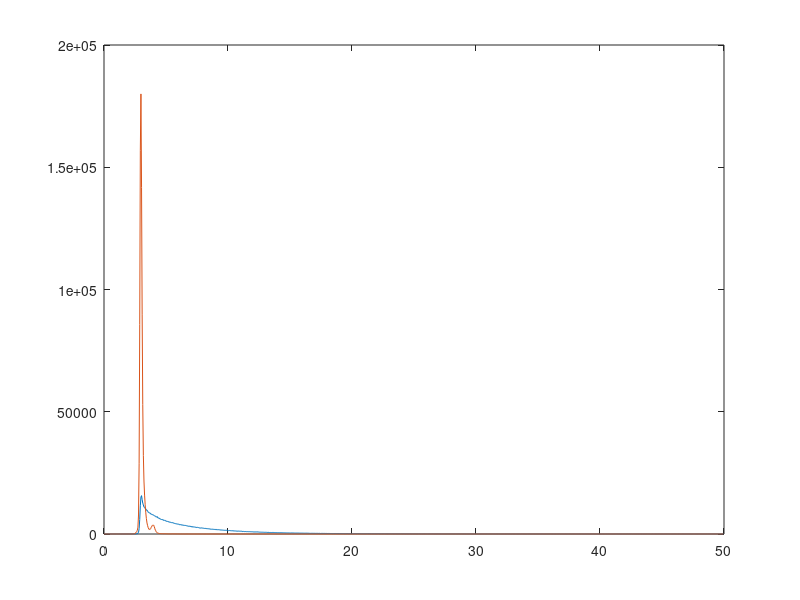

The MATLAB source for this figure: (Note: this script raises an error after producing the figure.)
close all; clear; clc;

%% Load data
D = csvread('./data/data_1.csv',1,0);
%D = csvread('./data/data_2.csv',1,0);
t = D(:,1); y1 = D(:,2);

D = csvread('./data/irf.csv',1,0);
irf = D(:,2);

%% Plot
figure(1); clf;
plot(t,y1,t,irf);
a = gca; a.YScale = 'log';
grid on; box on; axis square;

%% Preprocess irf
% Noise floor ought to be removed from the irf, and then added back up
% after the convolution. Otherwise the parts of the signal which are
% ought to be flat (e.g. pre t0 counts), are not.
smooth = @(x,N) conv(x,(1-cos( 2*pi*linspace(0,1,N+3)))./(N+2),'same'); % Hann-window smoothing
irf2 = smooth(irf,0); % Smooth irf a little bit
irf_noise_floor = median(irf2); % Estimate the noise floor
irf2 = irf2 - irf_noise_floor;
irf2 = irf2./sum(irf2); % Normalise irf to unit 
irf_fun = @(k) interp1(t,irf2,k,'linear',0);

% Determine the width of the irf
gaussian = @(x,center,width,height) exp( -4.*log(2).*((x-center)./width).^2 ) .* height;
[max_irf,I] = max(irf);
p0 = [t(I),0.1];
f = @(p) mean( (irf-gaussian(t,p(1),p(2),max_irf)).^2 );
pf = fminsearch(f,p0);
irf_width = pf(2);

% To be passed to the optimisation function
irf_cell = {irf_fun,irf_noise_floor,irf_width};

%% Make up weights vector
w = smooth(log10(y1),11); w(isnan(w)|isinf(w)) = 0;
w = w.^2; % Prop. to sqyare signal
w = w./max(w); % Normalise
w = 0.05+0.95*w; % Still care about noise floor somewhat

%% Single exponential + IRF + t0 + noise floor
% Don't use weights for this fit, since it only gives an overall idea of
% the signal anyway
f = @(p) optimfun_irf(p,t,log10(y1),irf_cell,[],false);
p0 = [0, 0, 1e4, 10];
pf = fminsearch(f,p0);
[~,m] = optimfun_irf(pf,t,log10(y1),irf_cell,[],true); % Plot and get the model function

%% Double exponential + IRF + t0 + noise floor
f = @(p) optimfun_irf(p,t,log10(y1),irf_cell,w,false);
p0 = [0, 3, 7e3, 4.5, 1e4, 0.3];
options = optimset('Display','iter','MaxFunEvals',1e6,'MaxIter',1e4);
pf = fminsearch(f,p0,options);
[~,m] = optimfun_irf(pf,t,log10(y1),irf_cell,w,true);

%% Tripple exponential + IRF + t0 + noise floor
f = @(p) optimfun_irf(p,t,log10(y1),irf_cell,w,false);
p0 = [0, 0, 6e3, 4.5, 4.7e3, 1.7, 3.6e4, 0.2]; % <- Relatively good starting point
options = optimset('Display','iter','MaxFunEvals',1e6,'MaxIter',1e4);
pf = fminsearch(f,p0,options);
[fval,m] = optimfun_irf(pf,t,log10(y1),irf_cell,w,true);

% Print fit result
fprintf('Tripple exponential fit results\n')
fprintf(' Rms residuals: %.4f log10(counts)\n',fval);
fprintf(' t0: %.2f ns\n',pf(1));
fprintf(' Noise floor: %.1f counts\n',pf(2));
enum = {'1st','2nd','3rd'};
for j = 1:3
    fprintf(' %s component\n',enum{j})
    fprintf('  Magnitude: %.0f counts\n',pf(3+2*(j-1)));
    fprintf('  Time constant: %.2f ns\n',pf(4+2*(j-1)));
end

%% Tripple exponential + IRF (t0 and noise floor fixed at 0)
% Since t0 and noise floor are expressed by the IRF, they ought to be 0.
% Hence, might as well reduce model complexity and remove them.
f = @(p) optimfun_irf([0,0,p],t,log10(y1),irf_cell,w,false);
p0 = [6e3 4.5 4.7e3 1.7 3.6e4, 0.2];
options = optimset('Display','iter','MaxFunEvals',1e6,'MaxIter',5e4);
pf = fminsearch(f,p0,options);
[~,m] = optimfun_irf([0,0,pf],t,log10(y1),irf_cell,w,true);

% Print fit result
fprintf('Tripple exponential fit results\n')
fprintf(' Rms residuals: %.4f log10(counts)\n',fval);
enum = {'1st','2nd','3rd'};
for j = 1:3
    fprintf(' %s component\n',enum{j})
    fprintf('  Magnitude: %.0f counts\n',pf(1+2*(j-1)));
    fprintf('  Time constant: %.2f ns\n',pf(2+2*(j-1)));
end
